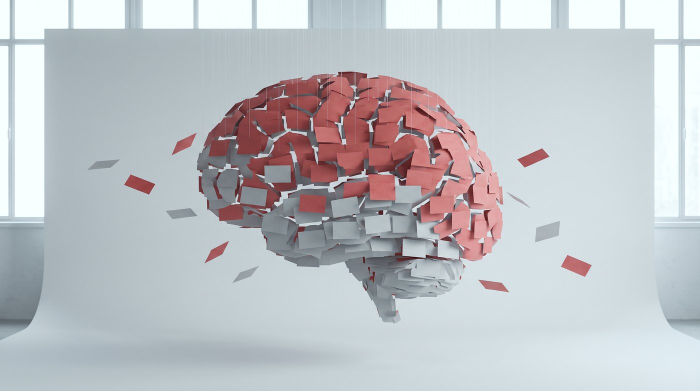
#> input picture assets/brain_cards_alt.jpg, 1400 x 781 px, given in place of system-koralle_KJ_v001.png, which was not available (shown at 1/2 size)
$ python system3d_texturen.py
#> lines starting #> are read from the running program, lines starting #| are printed output that depends on the picture; after the words box and inside, x2 and y2 are one past the last pixel; in counts of white or black regions, pixels touching at a corner belong together
#!/usr/bin/env python3
"""Bildschirm- und Foto-Texturen fuer das 3D-Systembild, geschnitten aus dem alten Standbild.

Nicky 24.11.2026: "model this exactly" und "make sure have the image content inside" — die Bildschirme und
Fotos im 3D-Bild zeigen dieselben Bilder wie das Diorama davor (preview/assets/bilder/system-film.webp,
Quelle preview/_quellen/film/system-koralle_KJ_v001.png, 5504 x 3072). Jede Flaeche wird mit einer
Perspektiv-Entzerrung (cv2.getPerspectiveTransform) flach gezogen und als deckendes JPG gespeichert —
ohne Alphakanal, damit iOS Safari beim Hochladen nichts entmultipliziert (die bunten Punkte vom 24.11.).

Eckpunkte in Pixeln der Quelle, Reihenfolge oben links, oben rechts, unten rechts, unten links (auf der
Flaeche selbst gesehen). Der Bildschirm ragt oben aus dem Standbild heraus; dort fehlt Bild, deshalb wird
nur der sichtbare Teil links unten genommen (gleiches Seitenverhaeltnis, 16:9).

    python3 tools/system3d_texturen.py
"""
from pathlib import Path
import cv2
import numpy as np

ROOT = Path(__file__).resolve().parent.parent
SRC = ROOT / "preview/_quellen/film/system-koralle_KJ_v001.png"
OUT = ROOT / "preview/assets/system3d/tex"
OUT.mkdir(parents=True, exist_ok=True)
img = cv2.imread(str(SRC))
#> img is the input picture: shape (781, 1400, 3); mean B, G, R 197, 193.1, 190.9


def flat(quad, w, h):
    """Zieht ein Viereck der Quelle auf ein Rechteck w x h."""
    m = cv2.getPerspectiveTransform(np.float32(quad), np.float32([[0, 0], [w, 0], [w, h], [0, h]]))
    return cv2.warpPerspective(img, m, (w, h), flags=cv2.INTER_LANCZOS4, borderMode=cv2.BORDER_REPLICATE)


def save(name, im, w=None):
    if w:
        im = cv2.resize(im, (w, round(im.shape[0] * w / im.shape[1])), interpolation=cv2.INTER_AREA)
    cv2.imwrite(str(OUT / name), im, [cv2.IMWRITE_JPEG_QUALITY, 88])
    print(name, im.shape[1], "x", im.shape[0])


# Studio-Bildschirm: schwarze Glasfront. Oben rechts liegt sie ausserhalb des Standbilds -> sichtbarer Ausschnitt.
TL, BL, BR = np.array([1525, 123]), np.array([1585, 1088]), np.array([3020, 520])
TR = TL + BR - BL
m = cv2.getPerspectiveTransform(np.float32([TL, TR, BR, BL]), np.float32([[0, 0], [1600, 0], [1600, 900], [0, 900]]))
mon = cv2.warpPerspective(img, m, (1600, 900), flags=cv2.INTER_LANCZOS4, borderMode=cv2.BORDER_CONSTANT, borderValue=0)
#> mon: shape (900, 1600, 3); every value is 0
valid = cv2.warpPerspective(np.full(img.shape[:2], 255, np.uint8), m, (1600, 900), borderValue=0)
miss = cv2.dilate((valid < 250).astype(np.uint8) * 255, np.ones((9, 9), np.uint8)) > 0   # ausserhalb des Standbilds
mon = mon.astype(np.float32)
#> mon: shape (900, 1600, 3) float32; every value is 0
# Rechter Bildbetrachter (x 737-1353, y 122-468): fehlender Himmel = Himmelsverlauf aus dem linken Betrachter
# (Zeile fuer Zeile), an jeder Spalte weich an das erste vorhandene Pixel angeglichen.
prof = np.median(mon[:, 40:190], axis=1)
#> prof = 900 rows, first 8: [0, 0, 0], [0, 0, 0], [0, 0, 0], [0, 0, 0], [0, 0, 0], [0, 0, 0], [0, 0, 0], [0, 0, 0]
for x in range(737, 1353):
    col = miss[122:468, x]
    if not col.any():
        continue
    y0 = 122 + int(np.argmin(col)) if not col.all() else 468
    ref = mon[min(y0 + 4, 467), x] - prof[min(y0 + 4, 467)]
    if np.abs(ref).max() > 35:                   # dunkles Motiv (Kopf) nicht nach oben verschmieren
        ref = ref * 0
    for y in range(122, y0 + 1):
        w = max(0.0, 1 - (y0 - y) / 30)
        mon[y, x] = prof[y] + ref * w
band = np.zeros(miss.shape, bool); band[122:468, 737:1353] = miss[122:468, 737:1353]
#> after `band[122:468, 737:1353] = miss[122:468, 737:1353]`:
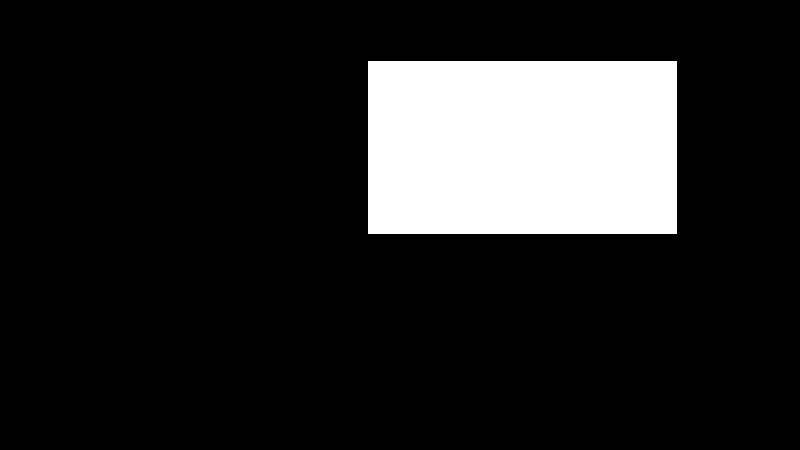
#> band: shape (900, 1600) bool (shown at 1/2 size); 14.8% white; 1 white region, box (x1, y1, x2, y2) and area: (737, 122, 1353, 468) 213136
soft = cv2.GaussianBlur(mon, (0, 0), 7)
mon[band] = soft[band]
# Werkzeugleiste oben: jede Zeile nach rechts fortgesetzt; Inspektor rechts: jede Spalte nach oben fortgesetzt
fixed = band.copy()
for y in range(0, 122):
    row = miss[y]
    if row.any() and not row.all():
        x0 = int(np.argmax(row))
        mon[y, x0:][row[x0:]] = np.median(mon[y, max(0, x0 - 60):x0], axis=0)
        fixed[y, x0:] |= row[x0:]
for x in range(1353, 1600):
    col = miss[:, x]
    if col[122:].any() and not col[122:].all():
        y0 = 122 + int(np.argmin(col[122:]))
        mon[122:y0, x] = np.median(mon[y0:y0 + 30, x], axis=0)
        fixed[122:y0, x] = True
mon[miss & ~fixed] = np.median(mon[505:515, 40:600].reshape(-1, 3), axis=0)
mon = np.clip(mon, 0, 255).astype(np.uint8)
cv2.rectangle(mon, (0, 0), (1599, 899), (14, 13, 15), 14)
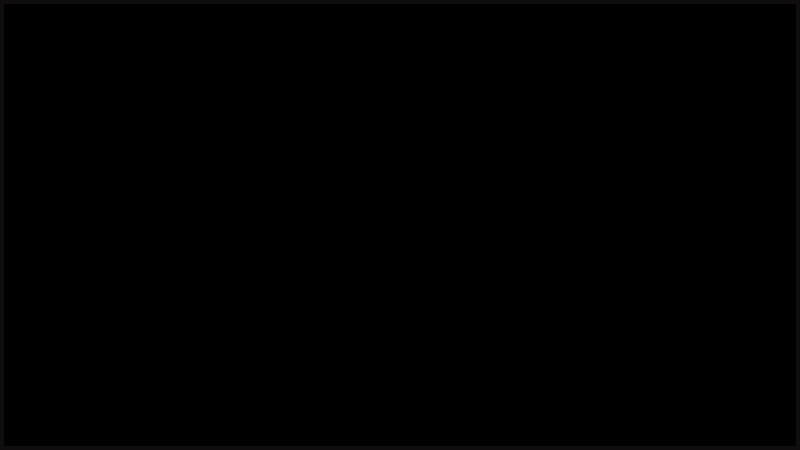
#> mon: shape (900, 1600, 3) (shown at 1/2 size); mean B, G, R 0.386, 0.359, 0.414
save("schnitt_KJ_v001.jpg", mon, 1280)
#| schnitt_KJ_v001.jpg 1280 x 720

# Tablet: weisse Flaeche mit dem Bleistift-Storyboard
save("storyboard_KJ_v001.jpg", flat([[4125, 1195], [4835, 985], [5305, 1228], [4545, 1652]], 1600, 1200), 1024)
#> in flat, `return cv2.warpPerspective(img, m, (w, h), flags=cv2.INTER_LANCZOS4, b..`:
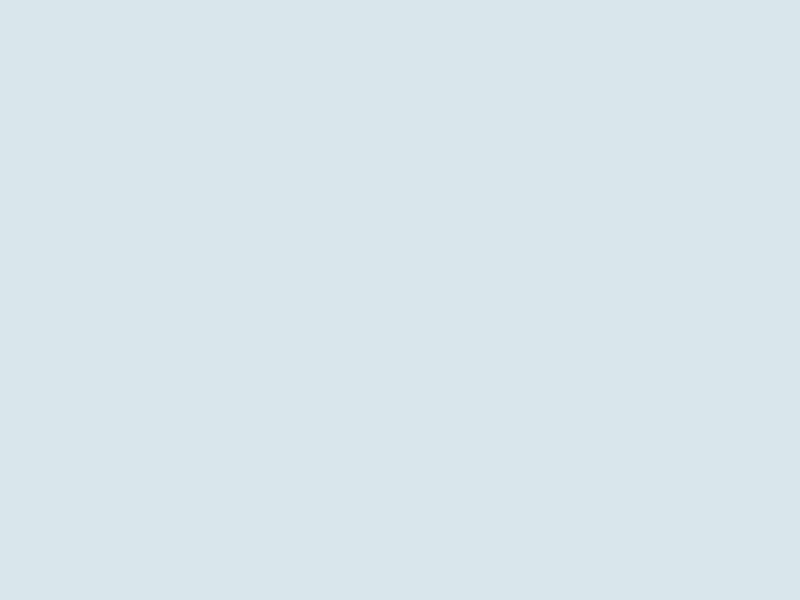
#> returned value: shape (1200, 1600, 3) (shown at 1/2 size); mean of channels 0, 1, 2 236, 230, 217; drawn as B, G, R
#| storyboard_KJ_v001.jpg 1024 x 768

# Grading-Pult: die schwarze Glasleiste mit Farbraedern und Scopes
save("grading_KJ_v001.jpg", flat([[3645, 2010], [4440, 1720], [4575, 1895], [3770, 2245]], 1600, 500), 1024)
#> call 2 of flat, with w = 1600, h = 500
#> in flat (call 2), `return cv2.warpPerspective(img, m, (w, h), flags=cv2.INTER_LANCZOS4, b..`:
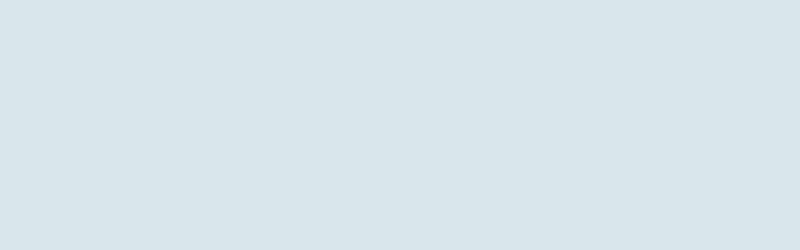
#> returned value: shape (500, 1600, 3) (shown at 1/2 size); mean of channels 0, 1, 2 236, 230, 217; drawn as B, G, R
#| grading_KJ_v001.jpg 1024 x 320

# Foto im Acrylstaender: das grosse Querformat; unten verdecken es die vorderen Abzuege -> obere 60 Prozent
big = flat([[1153, 1997], [2008, 1675], [2080, 2233], [1225, 2555]], 1650, 1000)
#> call 3 of flat, with w = 1650, h = 1000
#> in flat (call 3), `return cv2.warpPerspective(img, m, (w, h), flags=cv2.INTER_LANCZOS4, b..`:
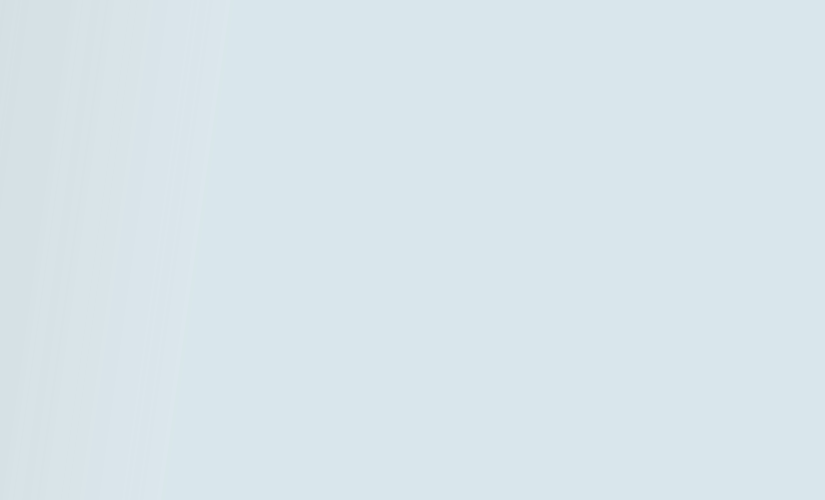
#> returned value: shape (1000, 1650, 3) (shown at 1/2 size); mean of channels 0, 1, 2 235.1, 229.4, 216.9; drawn as B, G, R
save("foto-quer_KJ_v001.jpg", big[0:600, 330:1320], 800)          # Frau im Profil, Skyline, Abendhimmel
#> call 4 of save, with name = 'foto-quer_KJ_v001.jpg', w = 800
#> in save (call 4), `im = cv2.resize(im, (w, round(im.shape[0] * w / im.shape[1])), interpo..`:
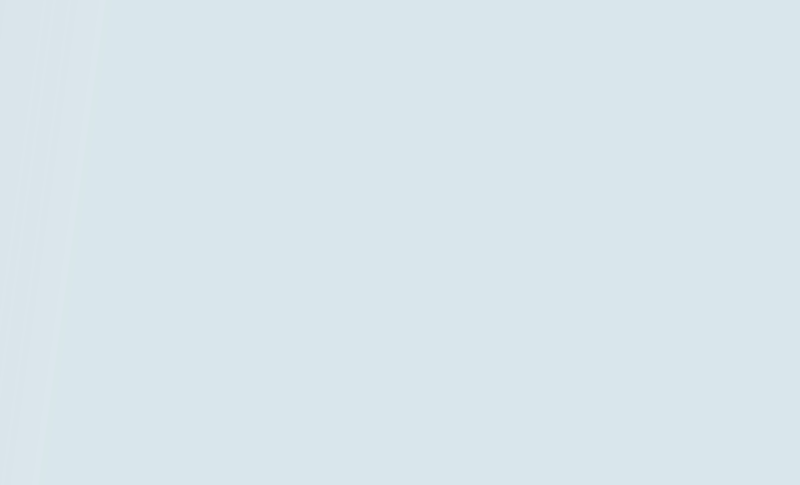
#> im: shape (485, 800, 3); mean of channels 0, 1, 2 235.9, 230, 217.1; drawn as B, G, R
#| foto-quer_KJ_v001.jpg 800 x 485
save("foto-hoch_KJ_v001.jpg", big[0:600, 520:1050], 480)           # enger: Kopf und Schultern
#> in save (call 5), `im = cv2.resize(im, (w, round(im.shape[0] * w / im.shape[1])), interpo..`:
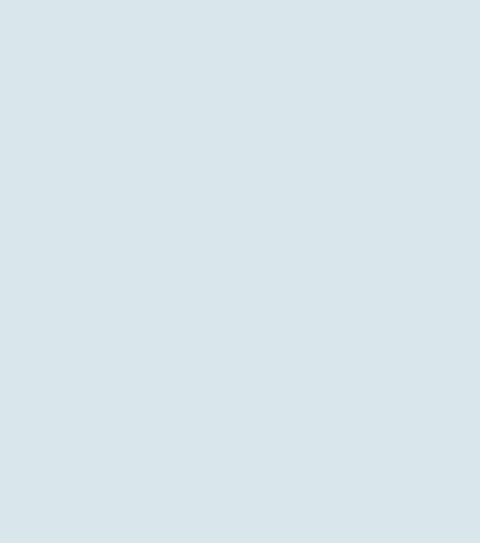
#> im: shape (543, 480, 3); mean of channels 0, 1, 2 236, 230, 217; drawn as B, G, R
#| foto-hoch_KJ_v001.jpg 480 x 543
